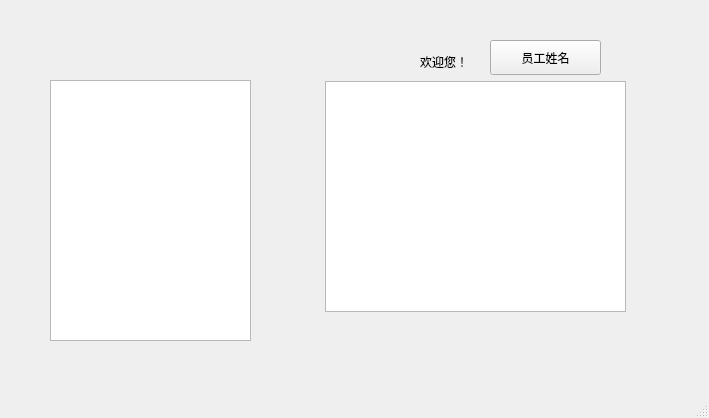
<?xml version="1.0" encoding="UTF-8"?>
<ui version="4.0">
 <class>adminPage</class>
 <widget class="QMainWindow" name="adminPage">
  <property name="geometry">
   <rect>
    <x>0</x>
    <y>0</y>
    <width>709</width>
    <height>418</height>
   </rect>
  </property>
  <property name="windowTitle">
   <string>MainWindow</string>
  </property>
  <widget class="QWidget" name="centralwidget">
   <widget class="QListWidget" name="listWidget">
    <property name="geometry">
     <rect>
      <x>50</x>
      <y>80</y>
      <width>201</width>
      <height>261</height>
     </rect>
    </property>
   </widget>
   <widget class="QTableView" name="tableView">
    <property name="geometry">
     <rect>
      <x>325</x>
      <y>81</y>
      <width>301</width>
      <height>231</height>
     </rect>
    </property>
   </widget>
   <widget class="QLabel" name="label">
    <property name="geometry">
     <rect>
      <x>420</x>
      <y>50</y>
      <width>80</width>
      <height>24</height>
     </rect>
    </property>
    <property name="text">
     <string>欢迎您！</string>
    </property>
   </widget>
   <widget class="QPushButton" name="pushButton">
    <property name="geometry">
     <rect>
      <x>490</x>
      <y>40</y>
      <width>111</width>
      <height>35</height>
     </rect>
    </property>
    <property name="text">
     <string>员工姓名</string>
    </property>
   </widget>
  </widget>
  <widget class="QMenuBar" name="menubar">
   <property name="geometry">
    <rect>
     <x>0</x>
     <y>0</y>
     <width>709</width>
     <height>29</height>
    </rect>
   </property>
  </widget>
  <widget class="QStatusBar" name="statusbar"/>
 </widget>
 <resources/>
 <connections/>
</ui>
